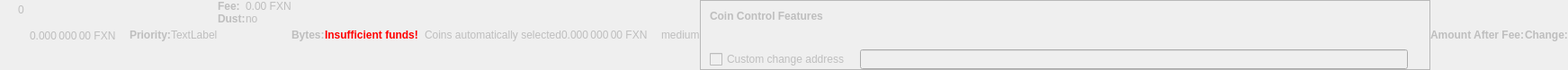
    <widget class="QWidget" name="dummyHideWidget" native="true">
     <property name="enabled">
      <bool>false</bool>
     </property>
     <property name="maximumSize">
      <size>
       <width>100</width>
       <height>22</height>
      </size>
     </property>
     <layout class="QHBoxLayout" name="dummyHideLayout">
      <property name="spacing">
       <number>0</number>
      </property>
      <property name="leftMargin">
       <number>0</number>
      </property>
      <property name="topMargin">
       <number>0</number>
      </property>
      <property name="rightMargin">
       <number>0</number>
      </property>
      <property name="bottomMargin">
       <number>0</number>
      </property>
      <item>
       <layout class="QFormLayout" name="formLayoutCoinControl1">
        <property name="horizontalSpacing">
         <number>10</number>
        </property>
        <property name="verticalSpacing">
         <number>14</number>
        </property>
        <property name="leftMargin">
         <number>10</number>
        </property>
        <property name="topMargin">
         <number>4</number>
        </property>
        <property name="rightMargin">
         <number>6</number>
        </property>
        <item row="0" column="1">
         <widget class="QLabel" name="labelCoinControlBytes">
          <property name="cursor">
           <cursorShape>IBeamCursor</cursorShape>
          </property>
          <property name="contextMenuPolicy">
           <enum>Qt::ActionsContextMenu</enum>
          </property>
          <property name="text">
           <string notr="true">0</string>
          </property>
          <property name="textInteractionFlags">
           <set>Qt::LinksAccessibleByMouse|Qt::TextSelectableByKeyboard|Qt::TextSelectableByMouse</set>
          </property>
         </widget>
        </item>
       </layout>
      </item>
      <item>
       <widget class="QLabel" name="labelCoinControlAfterFee">
        <property name="enabled">
         <bool>false</bool>
        </property>
        <property name="sizePolicy">
         <sizepolicy hsizetype="Fixed" vsizetype="Fixed">
          <horstretch>0</horstretch>
          <verstretch>0</verstretch>
         </sizepolicy>
        </property>
        <property name="minimumSize">
         <size>
          <width>111</width>
          <height>12</height>
         </size>
        </property>
        <property name="maximumSize">
         <size>
          <width>111</width>
          <height>12</height>
         </size>
        </property>
        <property name="cursor">
         <cursorShape>IBeamCursor</cursorShape>
        </property>
        <property name="contextMenuPolicy">
         <enum>Qt::ActionsContextMenu</enum>
        </property>
        <property name="text">
         <string notr="true">0.000 000 00 FXN</string>
        </property>
        <property name="textInteractionFlags">
         <set>Qt::LinksAccessibleByMouse|Qt::TextSelectableByKeyboard|Qt::TextSelectableByMouse</set>
        </property>
       </widget>
      </item>
      <item>
       <widget class="QLabel" name="labelCoinControlPriorityText">
        <property name="enabled">
         <bool>false</bool>
        </property>
        <property name="font">
         <font>
          <weight>75</weight>
          <bold>true</bold>
         </font>
        </property>
        <property name="text">
         <string>Priority:</string>
        </property>
       </widget>
      </item>
      <item>
       <layout class="QHBoxLayout" name="horizontalLayout">
        <item>
         <widget class="QLabel" name="WarningLabel">
          <property name="text">
           <string>TextLabel</string>
          </property>
         </widget>
        </item>
       </layout>
      </item>
      <item>
       <layout class="QFormLayout" name="formLayoutCoinControl3">
        <property name="horizontalSpacing">
         <number>0</number>
        </property>
        <property name="verticalSpacing">
         <number>0</number>
        </property>
        <property name="leftMargin">
         <number>0</number>
        </property>
        <property name="topMargin">
         <number>0</number>
        </property>
        <property name="rightMargin">
         <number>0</number>
        </property>
        <item row="0" column="0">
         <widget class="QLabel" name="labelCoinControlFeeText">
          <property name="enabled">
           <bool>false</bool>
          </property>
          <property name="font">
           <font>
            <weight>75</weight>
            <bold>true</bold>
           </font>
          </property>
          <property name="text">
           <string>Fee:</string>
          </property>
          <property name="margin">
           <number>0</number>
          </property>
         </widget>
        </item>
        <item row="0" column="1">
         <widget class="QLabel" name="labelCoinControlFee">
          <property name="enabled">
           <bool>false</bool>
          </property>
          <property name="cursor">
           <cursorShape>IBeamCursor</cursorShape>
          </property>
          <property name="contextMenuPolicy">
           <enum>Qt::ActionsContextMenu</enum>
          </property>
          <property name="text">
           <string notr="true">0.00 FXN</string>
          </property>
          <property name="textInteractionFlags">
           <set>Qt::LinksAccessibleByMouse|Qt::TextSelectableByKeyboard|Qt::TextSelectableByMouse</set>
          </property>
         </widget>
        </item>
        <item row="1" column="0">
         <widget class="QLabel" name="labelCoinControlLowOutputText">
          <property name="enabled">
           <bool>false</bool>
          </property>
          <property name="font">
           <font>
            <weight>75</weight>
            <bold>true</bold>
           </font>
          </property>
          <property name="text">
           <string>Dust:</string>
          </property>
         </widget>
        </item>
        <item row="1" column="1">
         <widget class="QLabel" name="labelCoinControlLowOutput">
          <property name="enabled">
           <bool>false</bool>
          </property>
          <property name="cursor">
           <cursorShape>IBeamCursor</cursorShape>
          </property>
          <property name="contextMenuPolicy">
           <enum>Qt::ActionsContextMenu</enum>
          </property>
          <property name="text">
           <string>no</string>
          </property>
          <property name="textInteractionFlags">
           <set>Qt::LinksAccessibleByMouse|Qt::TextSelectableByKeyboard|Qt::TextSelectableByMouse</set>
          </property>
         </widget>
        </item>
       </layout>
      </item>
      <item>
       <widget class="QLabel" name="labelCoinControlBytesText">
        <property name="enabled">
         <bool>false</bool>
        </property>
        <property name="font">
         <font>
          <weight>75</weight>
          <bold>true</bold>
         </font>
        </property>
        <property name="text">
         <string>Bytes:</string>
        </property>
       </widget>
      </item>
      <item>
       <layout class="QFormLayout" name="formLayoutCoinControl2">
        <property name="horizontalSpacing">
         <number>0</number>
        </property>
        <property name="verticalSpacing">
         <number>0</number>
        </property>
        <property name="leftMargin">
         <number>0</number>
        </property>
        <property name="topMargin">
         <number>0</number>
        </property>
        <property name="rightMargin">
         <number>0</number>
        </property>
       </layout>
      </item>
      <item>
       <layout class="QHBoxLayout" name="horizontalLayoutCoinControl2">
        <property name="spacing">
         <number>0</number>
        </property>
        <property name="bottomMargin">
         <number>0</number>
        </property>
       </layout>
      </item>
      <item>
       <widget class="QLabel" name="labelCoinControlInsuffFunds">
        <property name="enabled">
         <bool>false</bool>
        </property>
        <property name="minimumSize">
         <size>
          <width>0</width>
          <height>0</height>
         </size>
        </property>
        <property name="font">
         <font>
          <weight>75</weight>
          <bold>true</bold>
         </font>
        </property>
        <property name="styleSheet">
         <string notr="true">color:red;font-weight:bold;</string>
        </property>
        <property name="text">
         <string>Insufficient funds!</string>
        </property>
        <property name="margin">
         <number>5</number>
        </property>
       </widget>
      </item>
      <item>
       <layout class="QFormLayout" name="formLayoutCoinControl4">
        <property name="horizontalSpacing">
         <number>0</number>
        </property>
        <property name="verticalSpacing">
         <number>0</number>
        </property>
        <property name="leftMargin">
         <number>0</number>
        </property>
        <property name="topMargin">
         <number>0</number>
        </property>
        <property name="rightMargin">
         <number>0</number>
        </property>
       </layout>
      </item>
      <item>
       <widget class="QLabel" name="labelCoinControlChangeLabel">
        <property name="enabled">
         <bool>false</bool>
        </property>
        <property name="sizePolicy">
         <sizepolicy hsizetype="Preferred" vsizetype="Expanding">
          <horstretch>0</horstretch>
          <verstretch>0</verstretch>
         </sizepolicy>
        </property>
        <property name="minimumSize">
         <size>
          <width>0</width>
          <height>0</height>
         </size>
        </property>
        <property name="text">
         <string/>
        </property>
        <property name="margin">
         <number>3</number>
        </property>
       </widget>
      </item>
      <item>
       <widget class="QLabel" name="labelCoinControlAutomaticallySelected">
        <property name="enabled">
         <bool>false</bool>
        </property>
        <property name="sizePolicy">
         <sizepolicy hsizetype="Fixed" vsizetype="Fixed">
          <horstretch>0</horstretch>
          <verstretch>0</verstretch>
         </sizepolicy>
        </property>
        <property name="minimumSize">
         <size>
          <width>0</width>
          <height>0</height>
         </size>
        </property>
        <property name="maximumSize">
         <size>
          <width>240</width>
          <height>16777215</height>
         </size>
        </property>
        <property name="text">
         <string>Coins automatically selected</string>
        </property>
        <property name="margin">
         <number>5</number>
        </property>
       </widget>
      </item>
      <item>
       <widget class="QLabel" name="labelCoinControlChange">
        <property name="enabled">
         <bool>false</bool>
        </property>
        <property name="sizePolicy">
         <sizepolicy hsizetype="Fixed" vsizetype="Fixed">
          <horstretch>0</horstretch>
          <verstretch>0</verstretch>
         </sizepolicy>
        </property>
        <property name="minimumSize">
         <size>
          <width>111</width>
          <height>0</height>
         </size>
        </property>
        <property name="maximumSize">
         <size>
          <width>111</width>
          <height>16777215</height>
         </size>
        </property>
        <property name="cursor">
         <cursorShape>IBeamCursor</cursorShape>
        </property>
        <property name="contextMenuPolicy">
         <enum>Qt::ActionsContextMenu</enum>
        </property>
        <property name="text">
         <string notr="true">0.000 000 00 FXN</string>
        </property>
        <property name="textInteractionFlags">
         <set>Qt::LinksAccessibleByMouse|Qt::TextSelectableByKeyboard|Qt::TextSelectableByMouse</set>
        </property>
       </widget>
      </item>
      <item>
       <widget class="QLabel" name="labelCoinControlPriority">
        <property name="enabled">
         <bool>false</bool>
        </property>
        <property name="cursor">
         <cursorShape>IBeamCursor</cursorShape>
        </property>
        <property name="contextMenuPolicy">
         <enum>Qt::ActionsContextMenu</enum>
        </property>
        <property name="text">
         <string>medium</string>
        </property>
        <property name="textInteractionFlags">
         <set>Qt::LinksAccessibleByMouse|Qt::TextSelectableByKeyboard|Qt::TextSelectableByMouse</set>
        </property>
       </widget>
      </item>
      <item>
       <widget class="QFrame" name="frameCoinControl">
        <property name="sizePolicy">
         <sizepolicy hsizetype="Expanding" vsizetype="Expanding">
          <horstretch>0</horstretch>
          <verstretch>0</verstretch>
         </sizepolicy>
        </property>
        <property name="maximumSize">
         <size>
          <width>16777215</width>
          <height>16777215</height>
         </size>
        </property>
        <property name="frameShape">
         <enum>QFrame::StyledPanel</enum>
        </property>
        <property name="frameShadow">
         <enum>QFrame::Sunken</enum>
        </property>
        <layout class="QVBoxLayout" name="verticalLayoutCoinControl2_2">
         <property name="spacing">
          <number>0</number>
         </property>
         <property name="leftMargin">
          <number>0</number>
         </property>
         <property name="topMargin">
          <number>0</number>
         </property>
         <property name="rightMargin">
          <number>0</number>
         </property>
         <property name="bottomMargin">
          <number>0</number>
         </property>
         <item>
          <layout class="QVBoxLayout" name="verticalLayoutCoinControl" stretch="0,0,0,1">
           <property name="spacing">
            <number>0</number>
           </property>
           <property name="leftMargin">
            <number>10</number>
           </property>
           <property name="topMargin">
            <number>10</number>
           </property>
           <item>
            <layout class="QHBoxLayout" name="horizontalLayoutCoinControl1">
             <property name="bottomMargin">
              <number>15</number>
             </property>
             <item>
              <widget class="QLabel" name="labelCoinControlFeatures">
               <property name="enabled">
                <bool>false</bool>
               </property>
               <property name="sizePolicy">
                <sizepolicy hsizetype="Preferred" vsizetype="Maximum">
                 <horstretch>0</horstretch>
                 <verstretch>0</verstretch>
                </sizepolicy>
               </property>
               <property name="font">
                <font>
                 <weight>75</weight>
                 <bold>true</bold>
                </font>
               </property>
               <property name="styleSheet">
                <string notr="true">font-weight:bold;</string>
               </property>
               <property name="text">
                <string>Coin Control Features</string>
               </property>
              </widget>
             </item>
            </layout>
           </item>
           <item>
            <widget class="QWidget" name="widgetCoinControl" native="true">
             <property name="sizePolicy">
              <sizepolicy hsizetype="Preferred" vsizetype="Preferred">
               <horstretch>0</horstretch>
               <verstretch>0</verstretch>
              </sizepolicy>
             </property>
             <property name="minimumSize">
              <size>
               <width>0</width>
               <height>0</height>
              </size>
             </property>
             <property name="styleSheet">
              <string notr="true"/>
             </property>
             <layout class="QHBoxLayout" name="horizontalLayoutCoinControl5_2">
              <property name="leftMargin">
               <number>0</number>
              </property>
              <property name="topMargin">
               <number>0</number>
              </property>
              <property name="rightMargin">
               <number>0</number>
              </property>
              <property name="bottomMargin">
               <number>0</number>
              </property>
              <item>
               <layout class="QHBoxLayout" name="horizontalLayoutCoinControl3">
                <property name="spacing">
                 <number>20</number>
                </property>
                <property name="topMargin">
                 <number>0</number>
                </property>
                <property name="bottomMargin">
                 <number>10</number>
                </property>
               </layout>
              </item>
             </layout>
            </widget>
           </item>
           <item>
            <layout class="QHBoxLayout" name="horizontalLayoutCoinControl4" stretch="0,0,0">
             <property name="spacing">
              <number>12</number>
             </property>
             <property name="sizeConstraint">
              <enum>QLayout::SetDefaultConstraint</enum>
             </property>
             <property name="topMargin">
              <number>5</number>
             </property>
             <property name="rightMargin">
              <number>5</number>
             </property>
             <item>
              <widget class="QCheckBox" name="checkBoxCoinControlChange">
               <property name="enabled">
                <bool>false</bool>
               </property>
               <property name="toolTip">
                <string>If this is activated, but the change address is empty or invalid, change will be sent to a newly generated address.</string>
               </property>
               <property name="text">
                <string>Custom change address</string>
               </property>
              </widget>
             </item>
             <item>
              <widget class="QValidatedLineEdit" name="lineEditCoinControlChange">
               <property name="enabled">
                <bool>false</bool>
               </property>
               <property name="sizePolicy">
                <sizepolicy hsizetype="Expanding" vsizetype="Fixed">
                 <horstretch>0</horstretch>
                 <verstretch>0</verstretch>
                </sizepolicy>
               </property>
              </widget>
             </item>
             <item>
              <widget class="QLabel" name="labelCoinControlChangeLabel_2">
               <property name="sizePolicy">
                <sizepolicy hsizetype="Preferred" vsizetype="Expanding">
                 <horstretch>0</horstretch>
                 <verstretch>0</verstretch>
                </sizepolicy>
               </property>
               <property name="minimumSize">
                <size>
                 <width>0</width>
                 <height>0</height>
                </size>
               </property>
               <property name="text">
                <string/>
               </property>
               <property name="margin">
                <number>3</number>
               </property>
              </widget>
             </item>
            </layout>
           </item>
           <item>
            <spacer name="verticalSpacerCoinControl">
             <property name="orientation">
              <enum>Qt::Vertical</enum>
             </property>
             <property name="sizeHint" stdset="0">
              <size>
               <width>800</width>
               <height>1</height>
              </size>
             </property>
            </spacer>
           </item>
          </layout>
         </item>
        </layout>
       </widget>
      </item>
      <item>
       <widget class="QLabel" name="labelCoinControlAfterFeeText">
        <property name="enabled">
         <bool>false</bool>
        </property>
        <property name="minimumSize">
         <size>
          <width>0</width>
          <height>0</height>
         </size>
        </property>
        <property name="maximumSize">
         <size>
          <width>16777215</width>
          <height>16777215</height>
         </size>
        </property>
        <property name="font">
         <font>
          <weight>75</weight>
          <bold>true</bold>
         </font>
        </property>
        <property name="text">
         <string>Amount After Fee:</string>
        </property>
        <property name="alignment">
         <set>Qt::AlignLeading|Qt::AlignLeft|Qt::AlignVCenter</set>
        </property>
        <property name="margin">
         <number>0</number>
        </property>
       </widget>
      </item>
      <item>
       <widget class="QLabel" name="labelCoinControlChangeText">
        <property name="enabled">
         <bool>false</bool>
        </property>
        <property name="sizePolicy">
         <sizepolicy hsizetype="Preferred" vsizetype="Preferred">
          <horstretch>0</horstretch>
          <verstretch>0</verstretch>
         </sizepolicy>
        </property>
        <property name="minimumSize">
         <size>
          <width>0</width>
          <height>0</height>
         </size>
        </property>
        <property name="maximumSize">
         <size>
          <width>16777215</width>
          <height>16777215</height>
         </size>
        </property>
        <property name="font">
         <font>
          <weight>75</weight>
          <bold>true</bold>
         </font>
        </property>
        <property name="text">
         <string>Change:</string>
        </property>
        <property name="alignment">
         <set>Qt::AlignLeading|Qt::AlignLeft|Qt::AlignVCenter</set>
        </property>
       </widget>
      </item>
     </layout>
    </widget>
